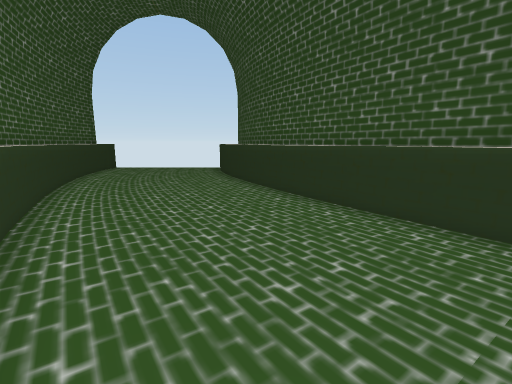
[1] (above)

17 first-person views from a walk through a Unity game level. The camera is 1.4 m above the floor, tilts 10° down and sees 85° across. The floor is counted in squares, 1 m on a side. Each view is taken from the middle of a square. On the plan, view 1 faces up. The plan holds only what a view shows up to about 14 squares ahead; the rest is blank. The place goes on beyond the plan. The player is left out. Some surface patterns are stand-ins.

[2]
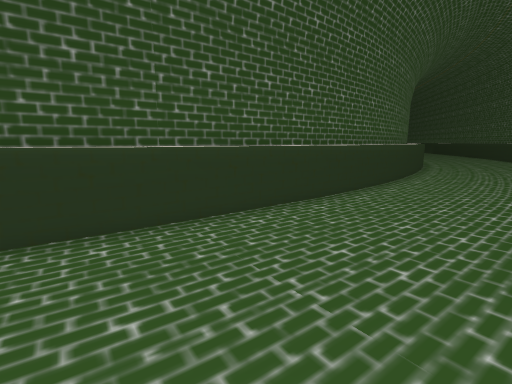

[3]
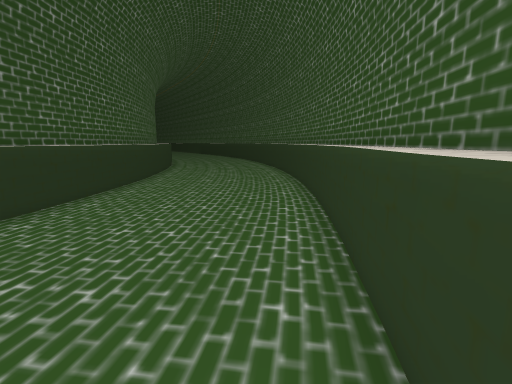

[4]
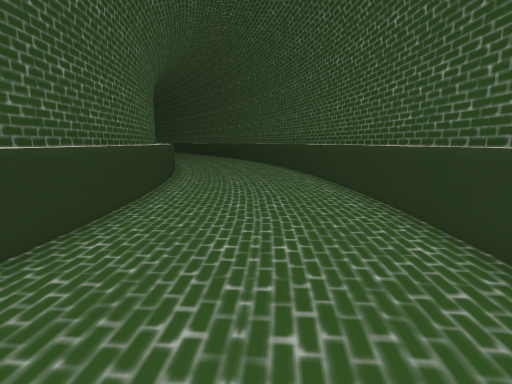

[5]
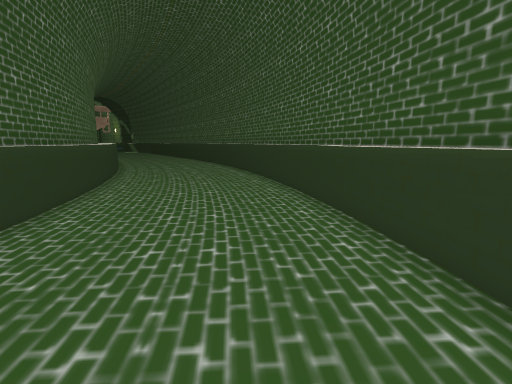

[6]
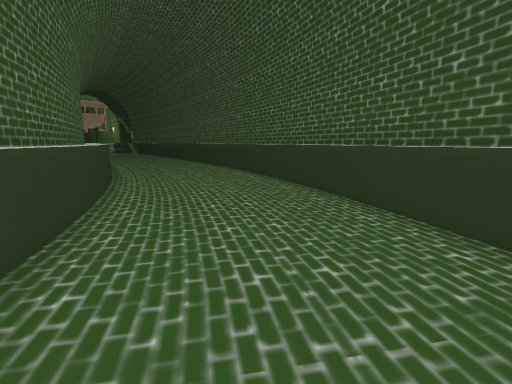

[7]
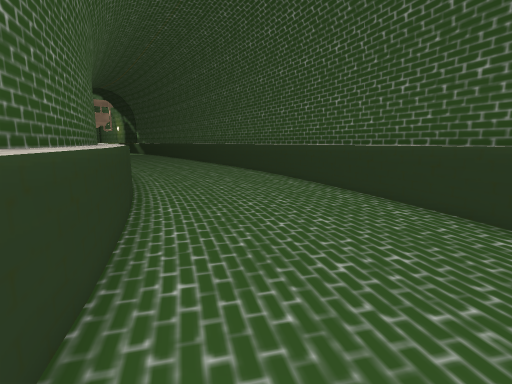

[8]
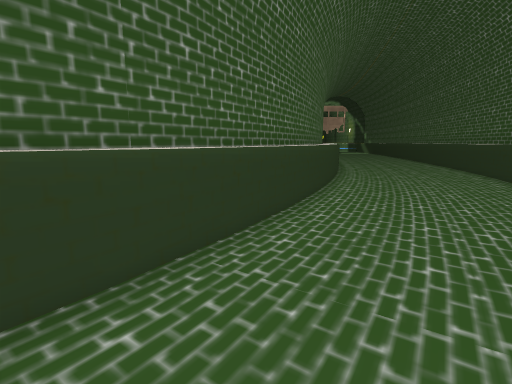

[9]
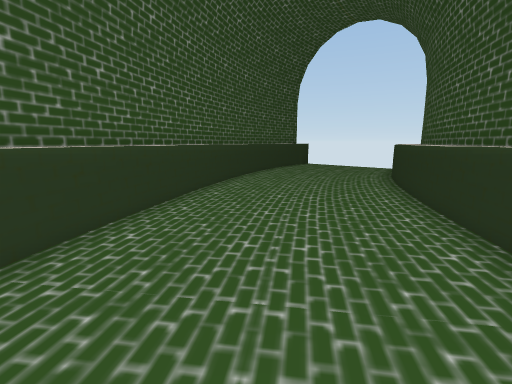

[10]
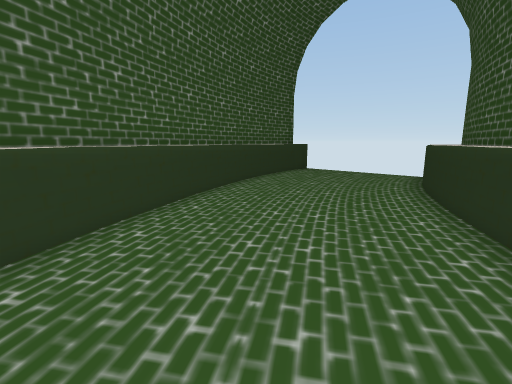

[11]
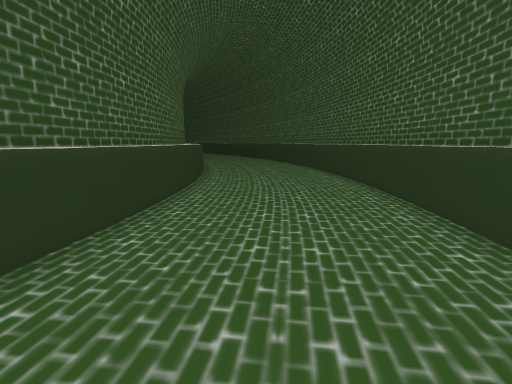

[12]
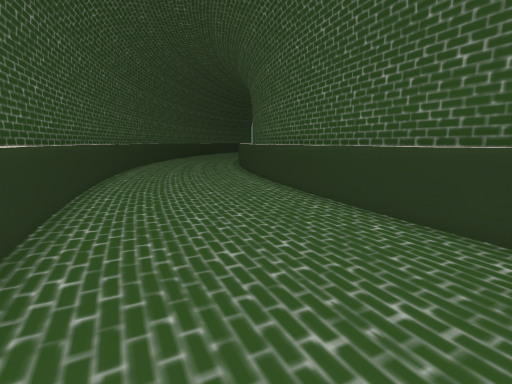

[13]
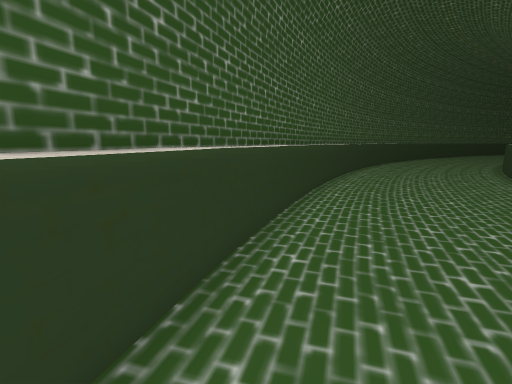

[14]
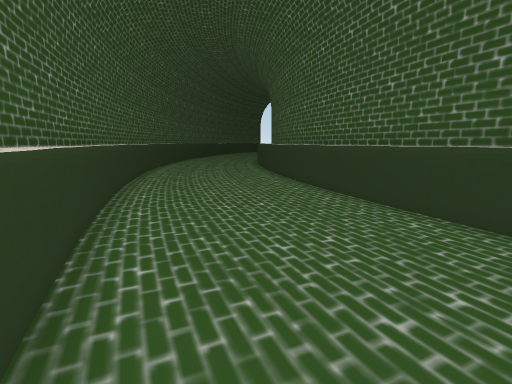

[15]
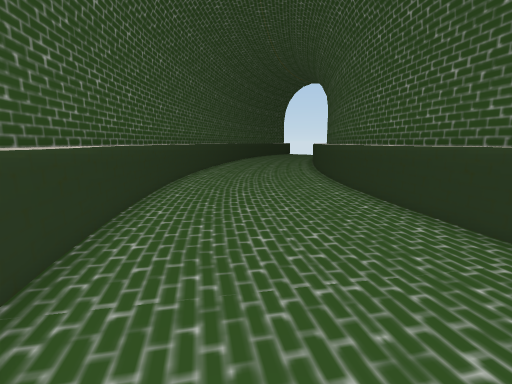

[16]
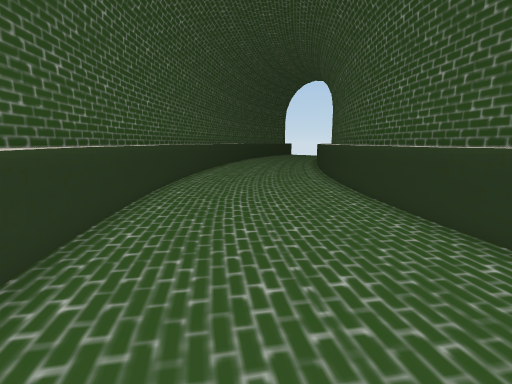

[17]
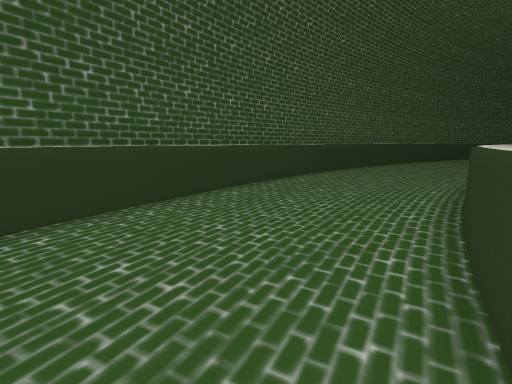

### Floor plan
Key: @ floor where view 1 was taken; # wall or solid block; . floor; = window, fence, low wall or low ledge; ^ raised ledge.
Columns run from 8 left of view 1 to 25 right of it. Each row starts with its distance up from view 1.
  9 ^^......^^^
  8  #^......^#
  7  ^^.......^^
  6   #^......^^^
  5   ^^=......^#
  4    #^.......^^
  3    ^^^......^^^
  2     ^^.......^##
  1      #^.......^#
  0      ^^^@.....=^^
 -1        ^=......^^^
 -2        #^#......^^^
 -3        ##^.......^^^
 -4         ^^^.......^^##
 -5          ^^^.......=^#^
 -6           ^^^........^^^
 -7            ^^^........^^#^
 -8             ^^^.........^^^^
 -9              ^^^.........^^^^^
-10               ^^^..........^^^#^^
-11                ^^^............^^^^
-12                 ^#^^............^^
-13                   ^^^.............
-14                    ^#^^#..........
-15                      ^#^^=........
-16                        ^#^^^......
-17                          ^#^^^=...
-18                            ^^^^^^.
-19                               ^^^^

Where each view was taken, in squares from view 1:
view 1: 0 up, 0 right, facing up
view 2: 2 up, 1 left, facing right
view 3: 1 up, 1 left, facing down-right
view 4: 1 down, 3 right, facing down-right
view 5: 6 down, 7 right, facing down-right
view 6: 8 down, 12 right, facing down-right
view 7: 8 down, 14 right, facing down-right
view 8: 8 down, 11 right, facing right
view 9: 0 up, 3 right, facing up-left
view 10: 3 up, 1 right, facing up-left
view 11: 2 up, 1 right, facing down-right
view 12: 17 down, 25 right, facing up-left
view 13: 17 down, 25 right, facing left
view 14: 17 down, 23 right, facing up-left
view 15: 12 down, 14 right, facing up-left
view 16: 11 down, 13 right, facing up-left
view 17: 10 down, 18 right, facing left
